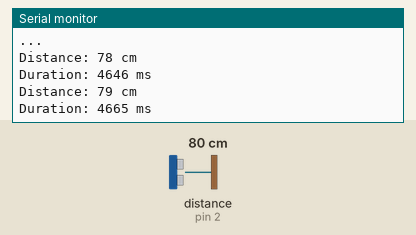
This sketch was run on a simulated Arduino Uno, built with avr-gcc and run on an emulated ATmega328P. Shown: the last lines printed to the serial monitor. Wiring (inferred from the names in the program): ultrasonic range finder: trigger pin 3; echo pin 2. The inputs (shaded band) are chosen by the test bench; at power-on: distance to the obstacle (sensor on pin 2) 80 cm. The echo pulse lasts 58.3 µs per cm.

Above: at 1.8 s.
1.9 s: distance to the obstacle (sensor on pin 2) set to 2 cm
At 2.8 s:
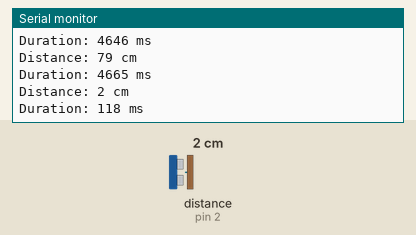
3.4 s: distance to the obstacle (sensor on pin 2) set to 4 cm
At 4.8 s:
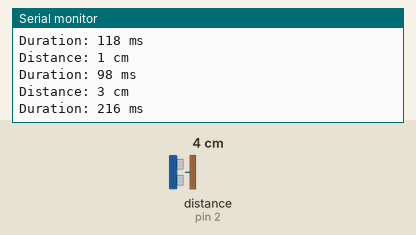
Timing chart, 0 to 6.4 s (numbered marks = the images above; inputs shaded):
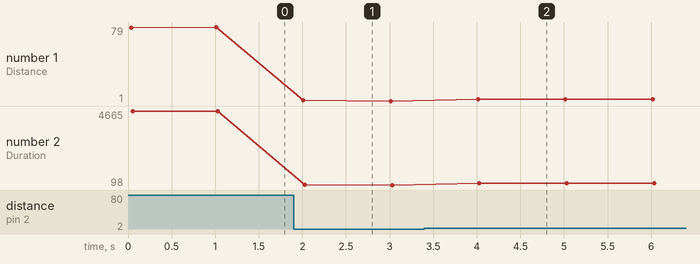

The sketch:

UltraSonic.ino
```cpp
#define echoPin 2
#define trigPin 3

long duration;
int distance;
void setup() {
  // put your setup code here, to run once:
  pinMode(trigPin, OUTPUT);
  pinMode(echoPin, INPUT);
  Serial.begin(9600);
  Serial.println("Ultrasonic Sesnor executing");
  Serial.println("...");

}

void loop() {
  // put your main code here, to run repeatedly:
  digitalWrite(trigPin, LOW);
  delayMicroseconds(2);
  digitalWrite(trigPin, HIGH);
  delayMicroseconds(10);
  digitalWrite(trigPin, LOW);
  duration = pulseIn(echoPin, HIGH);
  distance = duration * 0.034 / 2;
  Serial.print("Distance: ");
  Serial.print(distance);
  Serial.println(" cm");
  Serial.print("Duration: ");
  Serial.print(duration);
  Serial.println(" ms");

  delay(1000);
}
```

Measured:
- after the input at 1.9 s, the serial monitor: prints a new line after 0.11 s (image 1)
- after the input at 3.4 s, the serial monitor: prints a new line after 0.61 s (image 2)
- plotted number 1: 79 → 1 after the input at 1.9 s, 1 → 3 after the input at 3.4 s
- plotted number 2: 4665 → 98 after the input at 1.9 s, 98 → 215 after the input at 3.4 s
